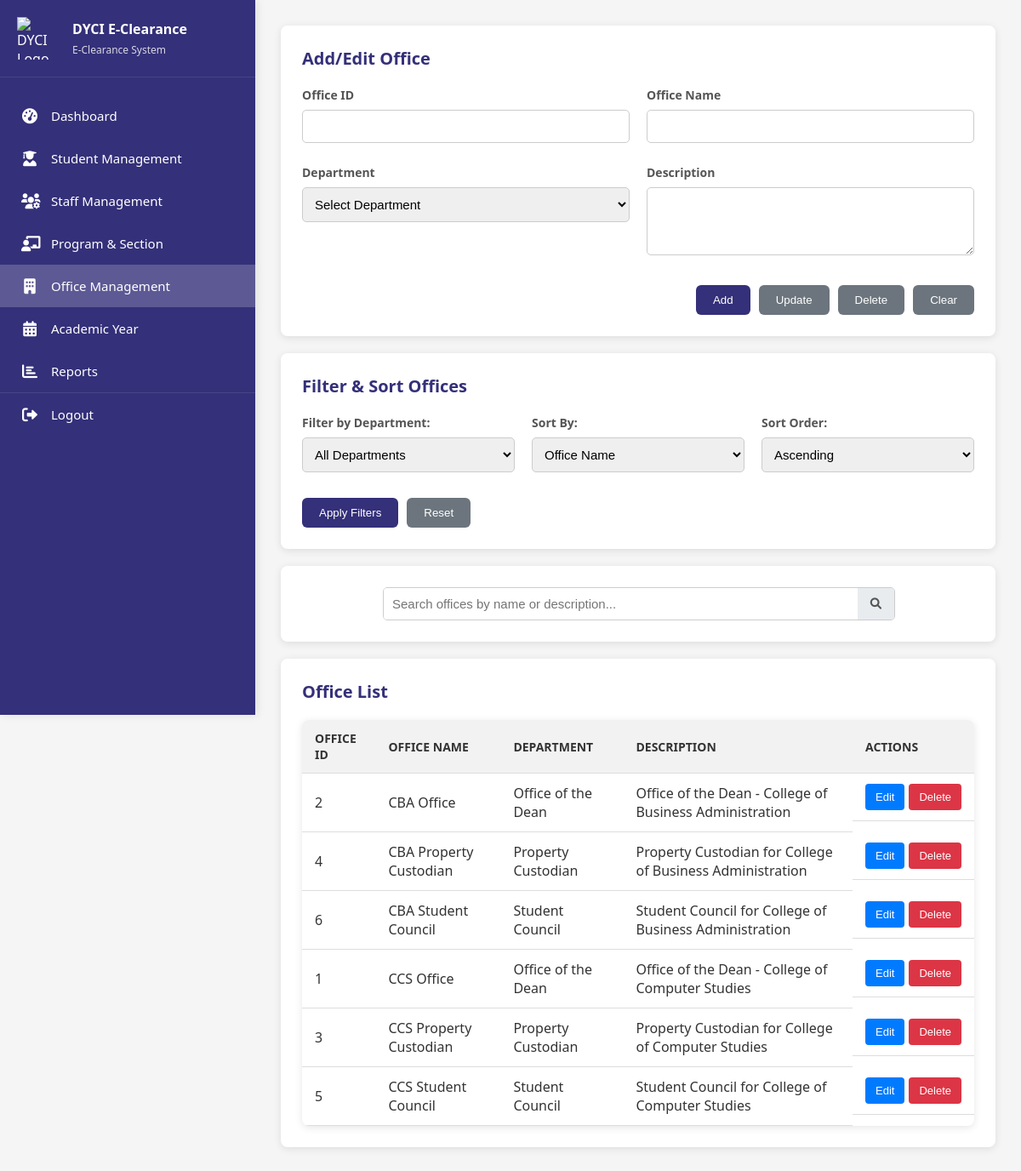
/pages/office_management.php, run on an earlier commit of the app's database.
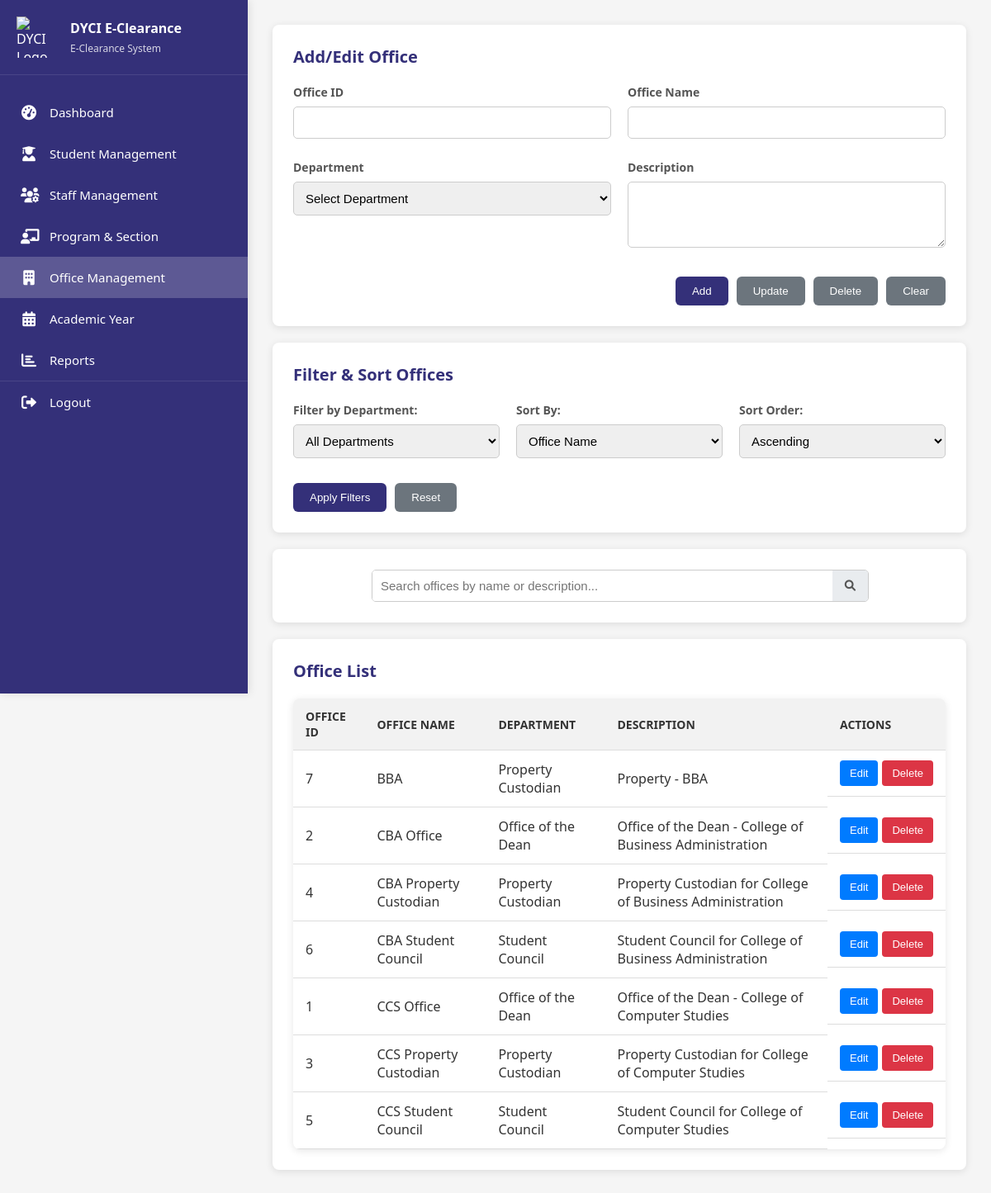
And on a later commit of the database.
### tables this page shows
CREATE TABLE `offices` (
  `OfficeID` int(11) NOT NULL,
  `OfficeName` varchar(255) NOT NULL,
  `DepartmentID` int(11) NOT NULL,
  `Description` text DEFAULT NULL
);

CREATE TABLE `departments` (
  `DepartmentID` int(11) NOT NULL,
  `DepartmentName` varchar(255) NOT NULL
);

### pages/office_management.php (the view, shortened to what the changed rows need)
<?php
include '../includes/db_connect.php';
$office_query = "SELECT o.*, d.DepartmentName
                 FROM offices o
                 LEFT JOIN departments d ON o.DepartmentID = d.DepartmentID";
$sort_by = isset($_POST['sort_by']) ? $_POST['sort_by'] : 'OfficeName';
$sort_order = isset($_POST['sort_order']) ? $_POST['sort_order'] : 'asc';
$sort_order = (strtolower($sort_order) == 'desc') ? 'DESC' : 'ASC';
$office_query .= " ORDER BY " . $sort_by . " " . $sort_order;
$office_result = $conn->query($office_query);
?>
<!DOCTYPE html>
<html lang="en">
<head>
    <link rel="stylesheet" href="https://cdnjs.cloudflare.com/ajax/libs/font-awesome/6.0.0/css/all.min.css">
</head>
<body>
    <nav class="sidebar">
    <div class="logo-container">
        <div class="logo-text">
            <h2>DYCI E-Clearance</h2>
        </div>
    </div>
</nav>
<div class="container">
    <div class="user-list-container">
        <?php if ($office_result->num_rows > 0): ?>
            <div class="table-wrapper">
                <table>
                    <thead>
                        <tr>
                            <th>Office ID</th>
                            <th>Office Name</th>
                            <th>Department</th>
                            <th>Description</th>
                            <th>Actions</th>
                        </tr>
                    </thead>
                    <tbody>
                        <?php while ($row = $office_result->fetch_assoc()): ?>
                            <tr onclick="populateForm(<?php echo htmlspecialchars(json_encode($row)); ?>)">
                                <td><?php echo htmlspecialchars($row['OfficeID']); ?></td>
                                <td><?php echo htmlspecialchars($row['OfficeName']); ?></td>
                                <td><?php echo htmlspecialchars($row['DepartmentName']); ?></td>
                                <td><?php echo htmlspecialchars($row['Description']); ?></td>
                                <td class="action-buttons">
                                    <button class="btn btn-edit" onclick="event.stopPropagation(); populateForm(<?php echo htmlspecialchars(json_encode($row)); ?>)">Edit</button>
                                    <button class="btn btn-delete" onclick="event.stopPropagation(); confirmDelete(<?php echo $row['OfficeID']; ?>)">Delete</button>
                                </td>
                            </tr>
                        <?php endwhile; ?>
                    </tbody>
                </table>
            </div>
        <?php else: ?>
            <p>No offices found.</p>
        <?php endif; ?>
    </div>
</body>
</html>

What changed in the data, as far as the page shows it:
added offices: OfficeID "7", OfficeName "BBA", DepartmentID.DepartmentName "Property Custodian", Description "Property - BBA"
